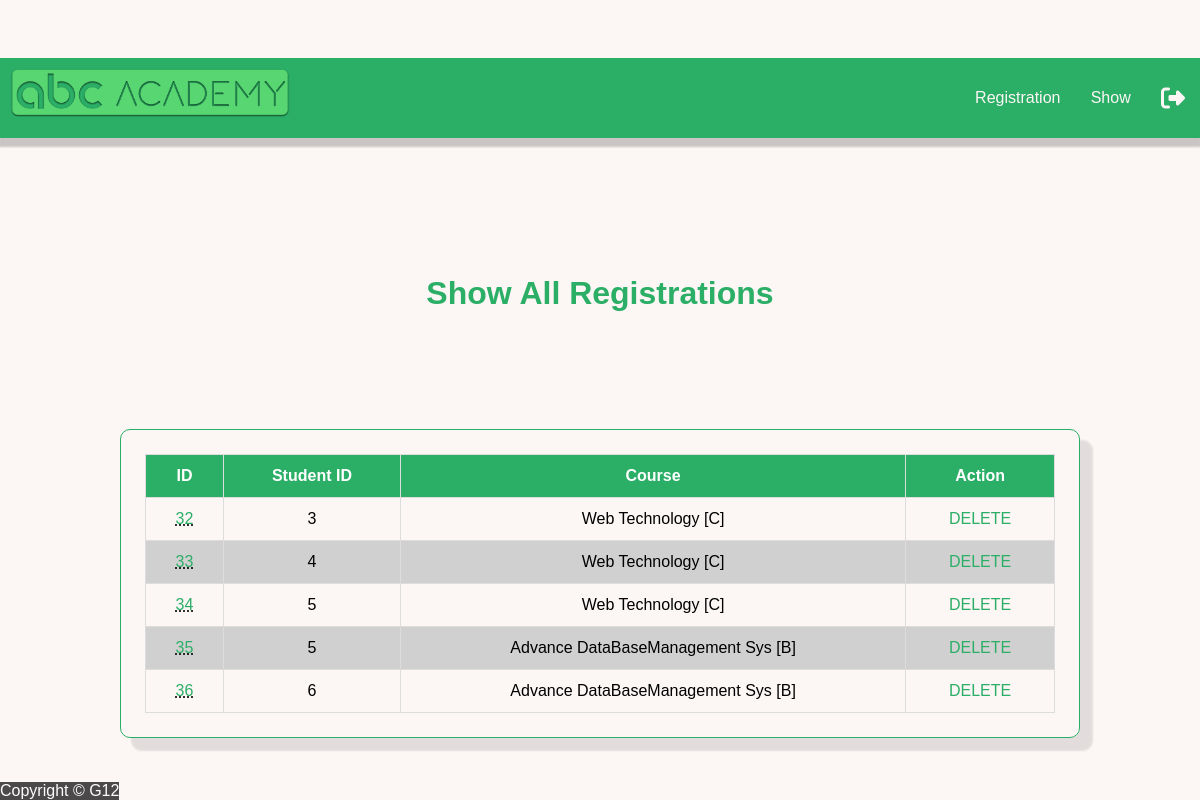
Page /showAllRegistration.php (signed in) on the committed database.
### tables this page shows
CREATE TABLE `registration` (
  `id` int(20) NOT NULL,
  `semester_id` int(20) NOT NULL,
  `student_id` int(11) NOT NULL,
  `faculty_id` int(11) NOT NULL,
  `section_id` int(11) NOT NULL,
  `total_marks` float DEFAULT NULL,
  `midterm_mark` float DEFAULT NULL,
  `finalterm_mark` float DEFAULT NULL,
  `final_grade` float DEFAULT NULL
);

CREATE TABLE `section` (
  `id` int(11) NOT NULL,
  `course_id` int(11) NOT NULL,
  `coursename` varchar(30) NOT NULL,
  `day1` varchar(10) NOT NULL,
  `starttime1` time DEFAULT NULL,
  `endtime1` time DEFAULT NULL,
  `day2` varchar(10) DEFAULT NULL,
  `starttime2` time DEFAULT NULL,
  `endtime2` time DEFAULT NULL,
  `credit` int(11) NOT NULL,
  `section` varchar(2) NOT NULL,
  `room1` int(11) DEFAULT NULL,
  `room2` int(11) DEFAULT NULL
);

### model.php (called while the page is built, shortened)
<?php
function showAllRegistration(){
    $conn = db_conn();
    $selectQuery = 'SELECT registration.id, registration.student_id, section.coursename, section.section FROM registration INNER JOIN section ON registration.section_id=section.id;';
    try{
        $stmt = $conn->query($selectQuery);
    }catch(PDOException $e){
        echo $e->getMessage();
    }
    $rows = $stmt->fetchAll(PDO::FETCH_ASSOC);
    return $rows;
}

### controller/registrationInfo.php (called while the page is built)
<?php
require_once 'model.php';
function fetchAllRegistration(){
	return showAllRegistration();
}

### showAllRegistration.php (the view, shortened to what this page needs)
<?php
require_once 'controller/registrationInfo.php';
$registrations = fetchAllRegistration();
?>
<!DOCTYPE html>
<html>
<head>
</head>
<body>
	<?php include('header1.php');?>
	<span class="textcenter textmain"><h1>Show All Registrations</h1></span>
	<div class="textcenter">
	<div class="main_internaldiv textleft fontsize160">
   <table class="table" id="table">
     <thead>
    <tr>
     	<th>ID</th>
		<th>Student ID</th>
		<th>Course</th>
		<th>Action</th>
	</tr>
     </thead>
     <tbody>
     	  <?php foreach ($registrations as $i => $registration): ?>
			<tr>
				<td data-label="ID"><abbr title="Click here to see all full details"><a href="showStudent.php?id=<?php echo $student['id'] ?>"><span class="textmain"><?php echo strval($registration['id']) ?></a></abbr></span></td>
				<td data-label="Student ID"><?php echo $registration['student_id'] ?></td>
				<td data-label="Course"><?php echo $registration['coursename'].' ['.$registration['section'].']';  ?></td>
								<td data-label="Action">
					<a href="controller/deleteRegistration.php?id=<?php echo $registration['id'] ?>">
							<span class="textmain textcenter">DELETE</span></a>
						</td>
			</tr>
		<?php endforeach; ?>
     </tbody>
   </table>
   </div>
</div>
<?php include('footer.php');?>
</body>
</html>

### css/style.css (style rules this page uses)
html { height: 100%; }
* { margin: 0; padding: 0; box-sizing: border-box; }
body { margin: 0; background-color: #FCF6F5FF; min-height: 100%; display: flex; justify-content: space-around; flex-direction: column; font-family: sans-serif; }
.table { width: 100%; border-collapse: collapse; }
.table td,.table th { padding:12px 15px; border:1px solid #ddd; text-align: center; font-size:16px; }
.table th { background-color: #2BAE66FF; color:#ffffff; }
.table tbody tr:nth-child(even) { background-color: #d0d0d0; }
.main_internaldiv { border: 1px solid #2BAE66FF; box-shadow: 12px 12px 2px 1px rgba(0, 0, 0, .1); padding: 2%; border-radius: 10px; display: inline-block; width: 80%; }
.textcenter { text-align: center; }
.textleft { text-align: left; }
.fontsize160 { font-size: 160% }
.textmain { color: #2BAE66FF; }
a { text-decoration: none; }

### rows in the picture
registration: id "32", student "3", section.coursename "Web Technology", section.section "C"
registration: id "33", student "4", section.coursename "Web Technology", section.section "C"
registration: id "34", student "5", section.coursename "Web Technology", section.section "C"
registration: id "35", student "5", section.coursename "Advance DataBaseManagement Sys", section.section "B"
registration: id "36", student "6", section.coursename "Advance DataBaseManagement Sys", section.section "B"
